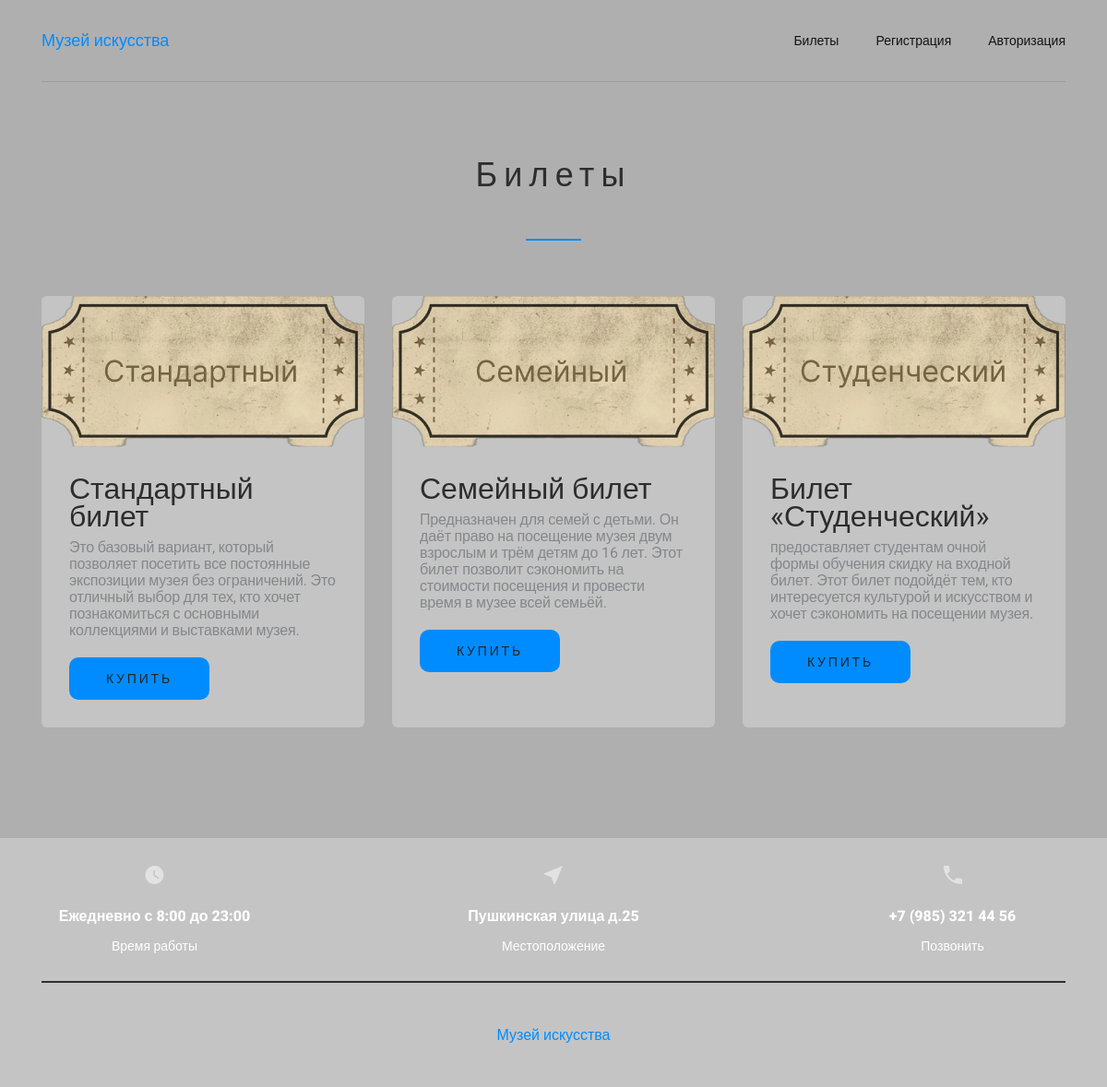
Screenshot of /catalog.php with the database file from the repository.
### tables this page shows
CREATE TABLE `tovari` (
  `ID_Tovar` int(18) NOT NULL,
  `Naimenovanie` varchar(120) NOT NULL,
  `ID_Category` int(18) NOT NULL,
  `Discription` text NOT NULL,
  `Cena` float(10,2) NOT NULL,
  `Photo` varchar(200) NOT NULL
);

### Database.php (called while the page is built, shortened)
<?php
$database = new Database();
class Database
{
    private $conn;
    public function __construct()
    {
        $conf = parse_ini_file("Database.ini");
        $this->conn = new PDO('mysql:host=' . $conf["host"] . ':' . $conf["port"] . ';charset=' . $conf["db_enc"] . ';dbname=' . $conf["db"], $conf["db_usr"], $conf["db_pwd"]);
    }
    function get($sql, $params = [])
    {
        $result = $this->conn->prepare($sql);
        $result->execute();
        return $result->fetchAll(PDO::FETCH_ASSOC);
    }
}

### catalog.php (the view, shortened to what this page needs)
<?php
require "Database.php";
$sql = 'select * from tovari';
$tovari = $database->get($sql);
?>
<!DOCTYPE html>
<html lang="ru">
<head>
    <link rel="stylesheet" href="assets/css/style.css">
</head>
<body>
    <?php
    include "header.php";
    ?>
    <main class="main">
        <section class="bludo">
            <div class="container">
                <div class="bludo__inner">
                    <h2 class="green-line green-line-center">Билеты</h2>
                    <div class="grid">
                        <?php foreach ($tovari as $key): ?>
                            <div class="product">
                                <img src="assets/img/<?= $key['Photo'] ?>" alt="Билет" class="product__img">
                                <div class="product__bottom">
                                    <p class="product__title"><?= $key['Naimenovanie'] ?></p>
                                    <p class="product__composition"><?= $key['Discription'] ?></p>
                                    <a href="product-details.php?id=<?= $key['ID_Tovar'] ?>"
                                        class="product__btn btn">Купить</a>
                                </div>
                            </div>
                        <?php endforeach; ?>
                    </div>
                </div>
            </div>
        </section>
    </main>
    <?php
    include "footer.php";
    ?>
</body>
</html>

### assets/css/style.css (style rules this page uses)
:root { --green: #008cff; --gray: #c4c4c4; --bg: #afafaf; --semiBlack: #2e2d2d; --black: #141414; }
* { margin: 0; padding: 0; box-sizing: border-box; font-family: inherit; }
html { font-family: 'Roboto', sans-serif; scroll-behavior: smooth; }
a { text-decoration: none; transition: color 0.3s; }
body { background: var(--bg); }
.container { width: 1110px; margin: 0 auto; }
.btn { font-weight: 400; font-size: 14px; text-align: center; letter-spacing: 0.2em; text-transform: uppercase; color: #252525; padding: 15px 40px; border-radius: 10px; background: var(--green); display: inline-block; }
h2 { font-weight: 400; font-size: 36px; text-align: center; letter-spacing: 0.2em; text-transform: capitalize; color: var(--semiBlack); padding-bottom: 50px; margin-bottom: 60px; position: relative; }
.green-line::after { content: ''; width: 60px; height: 2px; position: absolute; left: 0; bottom: 0; background: var(--green); }
.green-line-center::after { left: 50%; transform: translateX(-50%); }
.bludo { margin-bottom: 120px; }
.grid { display: flex; align-items: stretch; justify-content: space-between; gap: 30px; flex-wrap: wrap; }
.product { width: 350px; border-radius: 6px; overflow: hidden; display: flex; flex-direction: column; align-items: flex-start; background: var(--gray); }
.product .product__img { width: 350px; object-fit: cover; }
.product .product__title { font-weight: 400; font-size: 32px; line-height: 30px; color: var(--semiBlack); }
.product .product__composition { font-weight: 400; font-size: 16px; margin-top: 10px; line-height: 18px; letter-spacing: -0.1625px; color: #85878C; margin-bottom: 20px; flex-grow: 1; }
.product .product__bottom { padding: 30px; }

### rows the page displays
tovari: Photo (picture), Naimenovanie "Стандартный билет", Discription "Это базовый вариант, который позволяет посетить все постоянные экспозиции музея без ограничений. Это отличный выбор для тех, кто хочет познакомиться с основными коллекциями и выставками музея."
tovari: Photo (picture), Naimenovanie "Семейный билет", Discription "Предназначен для семей с детьми. Он даёт право на посещение музея двум взрослым и трём детям до 16 лет. Этот билет позволит сэкономить на стоимости посещения и провести время в музее всей семьёй."
tovari: Photo (picture), Naimenovanie "Билет «Студенческий»", Discription "предоставляет студентам очной формы обучения скидку на входной билет. Этот билет подойдёт тем, кто интересуется культурой и искусством и хочет сэкономить на посещении музея."
